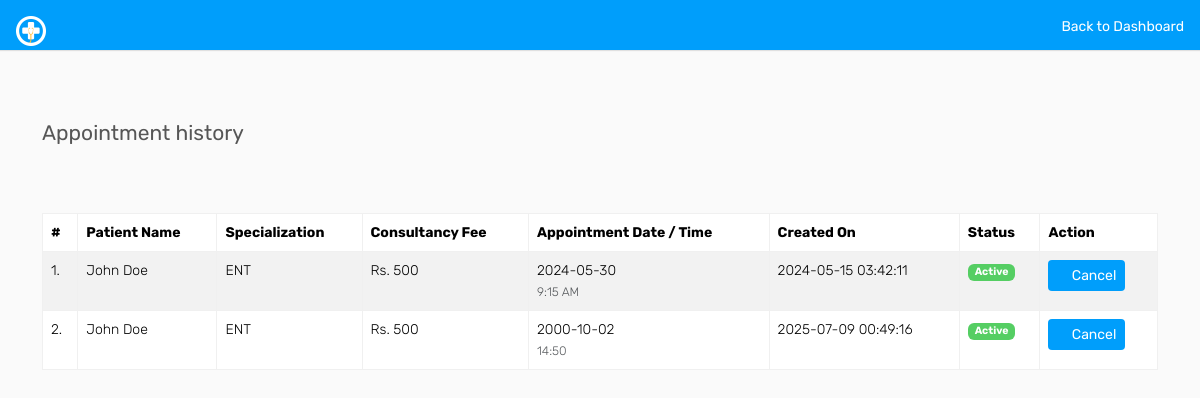
The app's page /doctor/appointment-history.php (signed in) with its own data.
### tables this page shows
CREATE TABLE `appointment` (
  `id` int(11) NOT NULL,
  `doctorSpecialization` varchar(255) DEFAULT NULL,
  `doctorId` int(11) DEFAULT NULL,
  `userId` int(11) DEFAULT NULL,
  `consultancyFees` int(11) DEFAULT NULL,
  `appointmentDate` varchar(255) DEFAULT NULL,
  `appointmentTime` varchar(255) DEFAULT NULL,
  `postingDate` timestamp NULL DEFAULT current_timestamp(),
  `userStatus` int(11) DEFAULT NULL,
  `doctorStatus` int(11) DEFAULT NULL,
  `updationDate` timestamp NULL DEFAULT NULL ON UPDATE current_timestamp()
);

CREATE TABLE `users` (
  `id` int(11) NOT NULL,
  `fullName` varchar(255) DEFAULT NULL,
  `address` longtext DEFAULT NULL,
  `city` varchar(255) DEFAULT NULL,
  `gender` varchar(255) DEFAULT NULL,
  `email` varchar(255) DEFAULT NULL,
  `password` varchar(255) DEFAULT NULL,
  `regDate` timestamp NULL DEFAULT current_timestamp(),
  `updationDate` timestamp NULL DEFAULT NULL ON UPDATE current_timestamp()
);

### doctor/appointment-history.php (the view, shortened to what this page needs)
<?php
include('includes/config.php');
if (strlen($_SESSION['id'] == 0)) {
    header('location: auth/logout.php');
} else {
?>
    <!DOCTYPE html>
    <html lang="en">
    <head>
        <link href="https://cdn.jsdelivr.net/npm/bootstrap@5.3.3/dist/css/bootstrap.min.css" rel="stylesheet">
        <link rel="stylesheet" href="assets/css/font-awesome.min.css">
        <link rel="stylesheet" href="assets/css/style.css">
    </head>
    <body>
        <div class="header bg-primary mb-4 p-3 d-flex justify-content-between">
            <a href="dashboard.php" class="text-white text-decoration-none">
                <img src="assets/images/logo.png" width="30" height="30" alt="CARE">
            </a>
            <a href="dashboard.php" class="text-white text-decoration-none">Back to Dashboard</a>
        </div>
        <div class="container mt-5 py-4">
            <div class="row my-5">
                <div class="col-12 d-flex justify-content-between align-items-center">
                    <h4 class="page-title">Appointment history</h4>
                </div>
            </div>
            <div class="table-responsive">
                <table class="table table-bordered table-striped">
                    <thead class="table-lights">
                        <tr>
                            <th>#</th>
                            <th>Patient Name</th>
                            <th>Specialization</th>
                            <th>Consultancy Fee</th>
                            <th>Appointment Date / Time</th>
                            <th>Created On</th>
                            <th>Status</th>
                            <th>Action</th>
                        </tr>
                    </thead>
                    <tbody>
                        <?php
                        $sql = mysqli_query($con, "SELECT users.fullName as fname, appointment.* FROM appointment JOIN users ON users.id = appointment.userId WHERE appointment.doctorId='" . $_SESSION['id'] . "'");
                        $cnt = 1;
                        while ($row = mysqli_fetch_array($sql)) {
                        ?>
                            <tr>
                                <td data-label="#"><?php echo $cnt; ?>.</td>
                                <td data-label="Patient Name"><?php echo htmlentities($row['fname']); ?></td>
                                <td data-label="Specialization"><?php echo htmlentities($row['doctorSpecialization']); ?></td>
                                <td data-label="Consultancy Fee">Rs. <?php echo htmlentities($row['consultancyFees']); ?></td>
                                <td data-label="Appointment Date / Time">
                                    <?php echo htmlentities($row['appointmentDate']); ?><br>
                                    <small class="text-muted"><?php echo htmlentities($row['appointmentTime']); ?></small>
                                </td>
                                <td data-label="Created On"><?php echo htmlentities($row['postingDate']); ?></td>
                                <td data-label="Status">
                                    <?php
                                    if (($row['userStatus'] == 1) && ($row['doctorStatus'] == 1)) {
                                        echo '<span class="badge bg-success">Active</span>';
                                    } elseif (($row['userStatus'] == 0) && ($row['doctorStatus'] == 1)) {
                                        echo '<span class="badge bg-danger">Cancelled by Patient</span>';
                                    } elseif (($row['userStatus'] == 1) && ($row['doctorStatus'] == 0)) {
                                        echo '<span class="badge bg-warning text-dark">Cancelled by You</span>';
                                    }
                                    ?>
                                </td>
                                <td data-label="Action">
                                    <?php if (($row['userStatus'] == 1) && ($row['doctorStatus'] == 1)) { ?>
                                        <a href="appointment-history.php?id=<?php echo $row['id']; ?>&cancel=update"
                                            onclick="return confirm('Are you sure you want to cancel this appointment?');"
                                            class="btn btn-sm btn-primary mb-1">
                                            <i class="fa fa-times"></i> Cancel
                                        </a>
                                    <?php } else { ?>
                                        <span class="text-muted">Canceled</span>
                                    <?php } ?>
                                </td>
                            </tr>
                        <?php $cnt++;
                        } ?>
                    </tbody>
                </table>
            </div>
        </div>
    </body>
    </html>
<?php } ?>

### records on screen
appointment: userId.fullName "John Doe", doctorSpecialization "ENT", consultancyFees "500", appointmentDate "2024-05-30", appointmentTime "9:15 AM", postingDate "2024-05-15 03:42:11", userStatus "Active"
appointment: userId.fullName "John Doe", doctorSpecialization "ENT", consultancyFees "500", appointmentDate "2000-10-02", appointmentTime "14:50", postingDate "2025-07-09 00:49:16", userStatus "Active"
